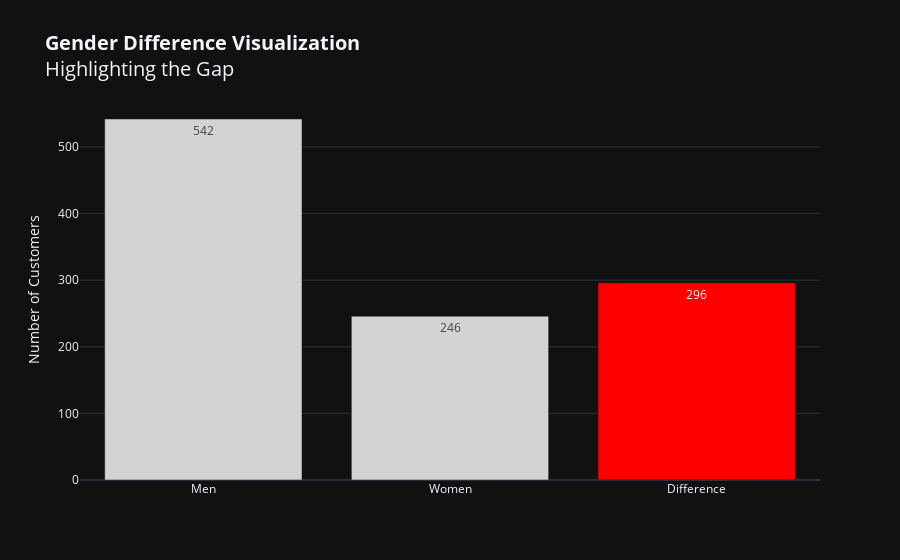

Write notebook code for a chart like this one.
### Markdown cell above
have created an animated chart to help visualisation become easier.

### Code cell
counts = elderly_summary.set_index('gender')['count'].to_dict()
men_count = int(counts.get('Male', counts.get('male', 0)))
women_count = int(counts.get('Female', counts.get('female', 0)))

animation_data = pd.DataFrame({
    'Gender': ['Men', 'Women', 'Difference'],
    'Count': [men_count, women_count, men_count - women_count],
    'Stage': ['Base', 'Base', 'Highlight']
})

fig_animated = px.bar(
    animation_data,
    x='Gender',
    y='Count',
    color='Stage',
    color_discrete_map={'Base': 'lightgray', 'Highlight': 'red'},
    title='<b>Gender Difference Visualization</b><br>Highlighting the Gap',
    text='Count',
    template='plotly_dark'
)

fig_animated.update_layout(
    title_font=dict(size=20),
    xaxis_title="",
    yaxis_title="Number of Customers",
    showlegend=False
)

fig_animated.show()

### Figure 1 — Plotly figure (JSON) as saved in the notebook; plotly's stock layout.template omitted (floating-point values rounded to 4 significant figures)
{"data": [{"alignmentgroup": "True", "hovertemplate": "Stage=Base<br>Gender=%{x}<br>Count=%{text}<extra></extra>", "legendgroup": "Base", "marker": {"color": "lightgray", "pattern": {"shape": ""}}, "name": "Base", "offsetgroup": "Base", "orientation": "v", "showlegend": true, "text": [542, 246], "textposition": "auto", "type": "bar", "x": ["Men", "Women"], "xaxis": "x", "y": [542, 246], "yaxis": "y"}, {"alignmentgroup": "True", "hovertemplate": "Stage=Highlight<br>Gender=%{x}<br>Count=%{text}<extra></extra>", "legendgroup": "Highlight", "marker": {"color": "red", "pattern": {"shape": ""}}, "name": "Highlight", "offsetgroup": "Highlight", "orientation": "v", "showlegend": true, "text": [296], "textposition": "auto", "type": "bar", "x": ["Difference"], "xaxis": "x", "y": [296], "yaxis": "y"}], "layout": {"barmode": "relative", "legend": {"title": {"text": "Stage"}, "tracegroupgap": 0}, "showlegend": false, "title": {"font": {"size": 20}, "text": "<b>Gender Difference Visualization</b><br>Highlighting the Gap"}, "xaxis": {"anchor": "y", "domain": [0, 1], "title": {"text": ""}}, "yaxis": {"anchor": "x", "domain": [0, 1], "title": {"text": "Number of Customers"}}}}
